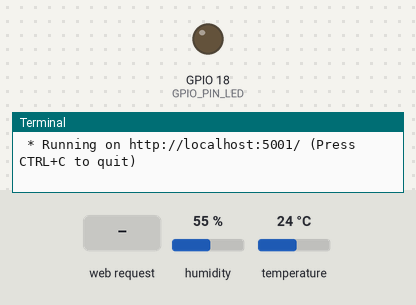
Bench run of a program on a simulated Raspberry Pi (BCM pin numbers). Parts: output pins drawn as LEDs (lit = HIGH), the last lines printed to the terminal. The test bench sets the inputs (shaded band); at power-on: humidity 55 %, temperature 24 °C. The clock reads 2024-03-15 10:24:30 at power-on unless the program sets it; library files of the repository ran but are not shown: dht11.py.

Above: at 1.2 s.
1.3 s: HTTP request for /dashboard received
2.8 s: HTTP request for /dashboard received with the fields led=on
At 3.7 s:
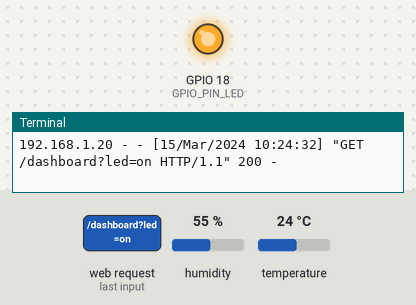
Timing chart, 0 to 5.8 s (numbered marks = the images above; inputs shaded):
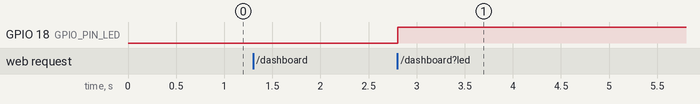

The program:

index.py
```python
# (licence header left out)
from flask import Flask
from flask import request
from flask import render_template

import RPi.GPIO as GPIO
import dht11

APP_HOST = "localhost"
APP_PORT = 5001

GPIO_PIN_LED = 18
GPIO_PIN_SENSOR = 14

# Initialize RPi GPIO

GPIO.setwarnings(False)
GPIO.setmode(GPIO.BCM)


GPIO.setup(GPIO_PIN_LED, GPIO.OUT)

# Map GPIO Pin 14 to DHT11 Sensor
instance = dht11.DHT11(pin=GPIO_PIN_SENSOR)

app = Flask(__name__)

@app.route('/')
def hello_world():
    return 'Hello, World!'

@app.route('/dashboard')
def page_dashboard():

    ledStatus = request.args.get('led')

    if ledStatus == "on":
        GPIO.output(GPIO_PIN_LED, GPIO.HIGH)
    else:
        GPIO.output(GPIO_PIN_LED, GPIO.LOW)

    temperature = "Error!"
    humidity    = "Error!"

    result = instance.read()

    while not result.is_valid():
        result = instance.read()

    temperature = result.temperature
    humidity = result.humidity

    return render_template('dashboard.html', temperature = temperature,  humidity = humidity, ledStatus = ledStatus)

if __name__ == '__main__':
    app.run(host=APP_HOST, port=APP_PORT)
```

Measured:
- after the input at 2.8 s, GPIO 18 (GPIO_PIN_LED): LOW → HIGH at once
